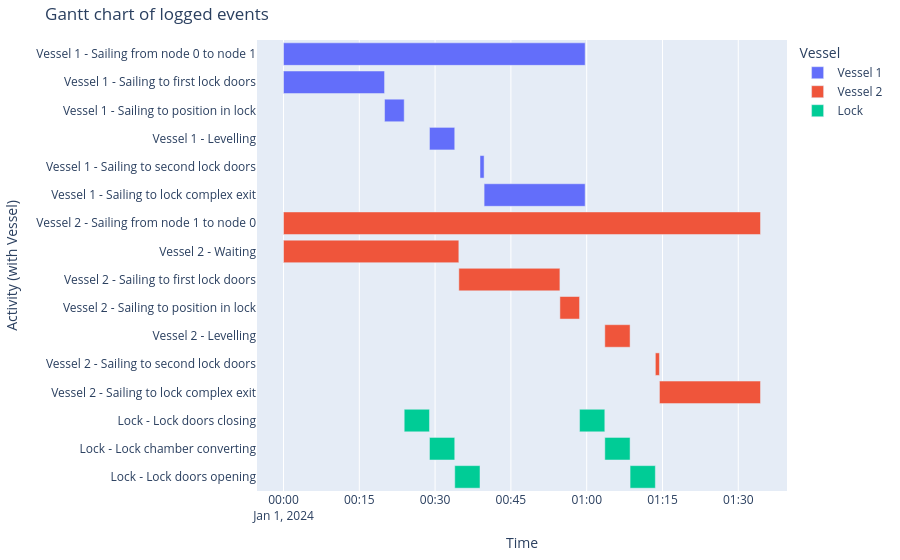

Notebook code cell kept with this figure:
### Code cell
generate_vessel_gantt_chart(df_eventtable)

### Figure 1 — Plotly figure (JSON) as saved in the notebook; plotly's stock layout.template omitted (floating-point values rounded to 4 significant figures)
{"data": [{"base": ["2024-01-01T00:00:00.000000000", "2024-01-01T00:00:00.000000000", "2024-01-01T00:20:00.000000000", "2024-01-01T00:28:53.333333000", "2024-01-01T00:38:53.333333000", "2024-01-01T00:39:41.929446000"], "hovertemplate": "object name=Vessel 1<br>start time=%{base}<br>stop time=%{x}<br>activity label=%{y}<extra></extra>", "legendgroup": "Vessel 1", "marker": {"color": "#636efa", "pattern": {"shape": ""}}, "name": "Vessel 1", "orientation": "h", "showlegend": true, "textposition": "auto", "type": "bar", "x": [3581929, 1200000, 233333, 300000, 48596, 1200000], "xaxis": "x", "y": ["Vessel 1 - Sailing from node 0 to node 1", "Vessel 1 - Sailing to first lock doors", "Vessel 1 - Sailing to position in lock", "Vessel 1 - Levelling", "Vessel 1 - Sailing to second lock doors", "Vessel 1 - Sailing to lock complex exit"], "yaxis": "y"}, {"base": ["2024-01-01T00:00:00.000000000", "2024-01-01T00:00:00.000000000", "2024-01-01T00:34:41.929445000", "2024-01-01T00:54:41.929445000", "2024-01-01T01:03:35.262778000", "2024-01-01T01:13:35.262779000", "2024-01-01T01:14:23.858891000"], "hovertemplate": "object name=Vessel 2<br>start time=%{base}<br>stop time=%{x}<br>activity label=%{y}<extra></extra>", "legendgroup": "Vessel 2", "marker": {"color": "#EF553B", "pattern": {"shape": ""}}, "name": "Vessel 2", "orientation": "h", "showlegend": true, "textposition": "auto", "type": "bar", "x": [5663858, 2081929, 1200000, 233333, 300000, 48596, 1200000], "xaxis": "x", "y": ["Vessel 2 - Sailing from node 1 to node 0", "Vessel 2 - Waiting", "Vessel 2 - Sailing to first lock doors", "Vessel 2 - Sailing to position in lock", "Vessel 2 - Levelling", "Vessel 2 - Sailing to second lock doors", "Vessel 2 - Sailing to lock complex exit"], "yaxis": "y"}, {"base": ["2024-01-01T00:23:53.333333000", "2024-01-01T00:28:53.333333000", "2024-01-01T00:33:53.333333000", "2024-01-01T00:58:35.262778000", "2024-01-01T01:03:35.262778000", "2024-01-01T01:08:35.262778000"], "hovertemplate": "object name=Lock<br>start time=%{base}<br>stop time=%{x}<br>activity label=%{y}<extra></extra>", "legendgroup": "Lock", "marker": {"color": "#00cc96", "pattern": {"shape": ""}}, "name": "Lock", "orientation": "h", "showlegend": true, "textposition": "auto", "type": "bar", "x": [300000, 300000, 300000, 300000, 300000, 300000], "xaxis": "x", "y": ["Lock - Lock doors closing", "Lock - Lock chamber converting", "Lock - Lock doors opening", "Lock - Lock doors closing", "Lock - Lock chamber converting", "Lock - Lock doors opening"], "yaxis": "y"}], "layout": {"barmode": "overlay", "legend": {"title": {"text": "Vessel"}, "tracegroupgap": 0}, "margin": {"b": 20, "l": 20, "r": 20, "t": 40}, "title": {"text": "Gantt chart of logged events"}, "xaxis": {"anchor": "y", "domain": [0, 1], "title": {"text": "Time"}, "type": "date"}, "yaxis": {"anchor": "x", "autorange": "reversed", "domain": [0, 1], "title": {"text": "Activity (with Vessel)"}}}}
